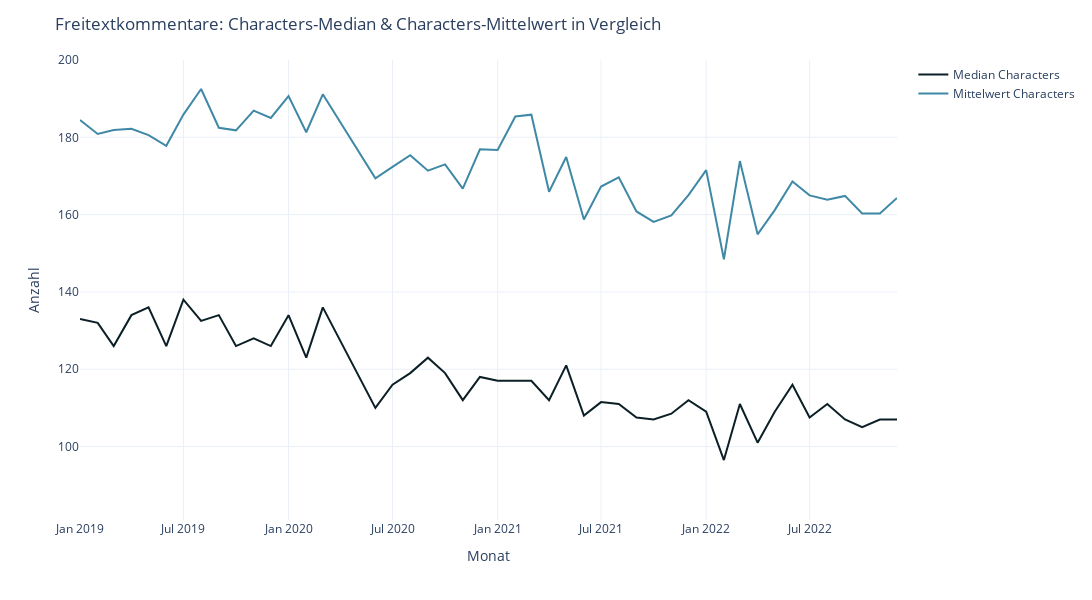

Notebook code for this chart:
### Code cell
fig = px.line(df_text_character_counts_month,
              x="yearmonth",
              y=['Median Characters','Mittelwert Characters'],
              color_discrete_sequence=color_discrete_sequence,
              template=template)
fig.update_layout(
    title="Freitextkommentare: Characters-Median & Characters-Mittelwert in Vergleich",
    yaxis_title='Anzahl',
    xaxis_title='Monat',
    width=1200, 
    height=600,
    legend_title="")
fig.update_traces(line_width=2)
fig.update_yaxes(range=(81,200))



fig.show()

pio.write_image(fig,"images/fig-Characters-median-mittelwert.svg") #save fig as svg

### Figure 1 — Plotly figure (JSON) as saved in the notebook; plotly's stock layout.template omitted (floating-point values rounded to 4 significant figures)
{"data": [{"hovertemplate": "variable=Median Characters<br>yearmonth=%{x}<br>value=%{y}<extra></extra>", "legendgroup": "Median Characters", "line": {"color": "#0B1F26", "dash": "solid", "width": 2}, "marker": {"symbol": "circle"}, "mode": "lines", "name": "Median Characters", "orientation": "v", "showlegend": true, "type": "scatter", "x": ["2019-01-01T00:00:00", "2019-02-01T00:00:00", "2019-03-01T00:00:00", "2019-04-01T00:00:00", "2019-05-01T00:00:00", "2019-06-01T00:00:00", "2019-07-01T00:00:00", "2019-08-01T00:00:00", "2019-09-01T00:00:00", "2019-10-01T00:00:00", "2019-11-01T00:00:00", "2019-12-01T00:00:00", "2020-01-01T00:00:00", "2020-02-01T00:00:00", "2020-03-01T00:00:00", "2020-06-01T00:00:00", "2020-07-01T00:00:00", "2020-08-01T00:00:00", "2020-09-01T00:00:00", "2020-10-01T00:00:00", "2020-11-01T00:00:00", "2020-12-01T00:00:00", "2021-01-01T00:00:00", "2021-02-01T00:00:00", "2021-03-01T00:00:00", "2021-04-01T00:00:00", "2021-05-01T00:00:00", "2021-06-01T00:00:00", "2021-07-01T00:00:00", "2021-08-01T00:00:00", "2021-09-01T00:00:00", "2021-10-01T00:00:00", "2021-11-01T00:00:00", "2021-12-01T00:00:00", "2022-01-01T00:00:00", "2022-02-01T00:00:00", "2022-03-01T00:00:00", "2022-04-01T00:00:00", "2022-05-01T00:00:00", "2022-06-01T00:00:00", "2022-07-01T00:00:00", "2022-08-01T00:00:00", "2022-09-01T00:00:00", "2022-10-01T00:00:00", "2022-11-01T00:00:00", "2022-12-01T00:00:00"], "xaxis": "x", "y": [133, 132, 126, 134, 136, 126, 138, 132.5, 134, 126, 128, 126, 134, 123, 136, 110, 116, 119, 123, 119, 112, 118, 117, 117, 117, 112, 121, 108, 111.5, 111, 107.5, 107, 108.5, 112, 109, 96.5, 111, 101, 109, 116, 107.5, 111, 107, 105, 107, 107], "yaxis": "y"}, {"hovertemplate": "variable=Mittelwert Characters<br>yearmonth=%{x}<br>value=%{y}<extra></extra>", "legendgroup": "Mittelwert Characters", "line": {"color": "#3F89A6", "dash": "solid", "width": 2}, "marker": {"symbol": "circle"}, "mode": "lines", "name": "Mittelwert Characters", "orientation": "v", "showlegend": true, "type": "scatter", "x": ["2019-01-01T00:00:00", "2019-02-01T00:00:00", "2019-03-01T00:00:00", "2019-04-01T00:00:00", "2019-05-01T00:00:00", "2019-06-01T00:00:00", "2019-07-01T00:00:00", "2019-08-01T00:00:00", "2019-09-01T00:00:00", "2019-10-01T00:00:00", "2019-11-01T00:00:00", "2019-12-01T00:00:00", "2020-01-01T00:00:00", "2020-02-01T00:00:00", "2020-03-01T00:00:00", "2020-06-01T00:00:00", "2020-07-01T00:00:00", "2020-08-01T00:00:00", "2020-09-01T00:00:00", "2020-10-01T00:00:00", "2020-11-01T00:00:00", "2020-12-01T00:00:00", "2021-01-01T00:00:00", "2021-02-01T00:00:00", "2021-03-01T00:00:00", "2021-04-01T00:00:00", "2021-05-01T00:00:00", "2021-06-01T00:00:00", "2021-07-01T00:00:00", "2021-08-01T00:00:00", "2021-09-01T00:00:00", "2021-10-01T00:00:00", "2021-11-01T00:00:00", "2021-12-01T00:00:00", "2022-01-01T00:00:00", "2022-02-01T00:00:00", "2022-03-01T00:00:00", "2022-04-01T00:00:00", "2022-05-01T00:00:00", "2022-06-01T00:00:00", "2022-07-01T00:00:00", "2022-08-01T00:00:00", "2022-09-01T00:00:00", "2022-10-01T00:00:00", "2022-11-01T00:00:00", "2022-12-01T00:00:00"], "xaxis": "x", "y": [184.5, 180.8, 181.9, 182.2, 180.6, 177.8, 185.9, 192.5, 182.5, 181.8, 186.9, 185.0, 190.6, 181.3, 191.1, 169.4, 172.3, 175.4, 171.4, 173.0, 166.7, 176.9, 176.7, 185.4, 185.9, 165.9, 174.9, 158.7, 167.3, 169.7, 160.8, 158.1, 159.8, 165.1, 171.5, 148.5, 173.9, 154.9, 161.2, 168.6, 165.0, 163.8, 164.8, 160.3, 160.3, 164.3], "yaxis": "y"}], "layout": {"height": 600, "legend": {"title": {"text": ""}, "tracegroupgap": 0}, "margin": {"t": 60}, "title": {"text": "Freitextkommentare: Characters-Median & Characters-Mittelwert in Vergleich"}, "width": 1200, "xaxis": {"anchor": "y", "domain": [0, 1], "title": {"text": "Monat"}}, "yaxis": {"anchor": "x", "domain": [0, 1], "range": [81, 200], "title": {"text": "Anzahl"}}}}
